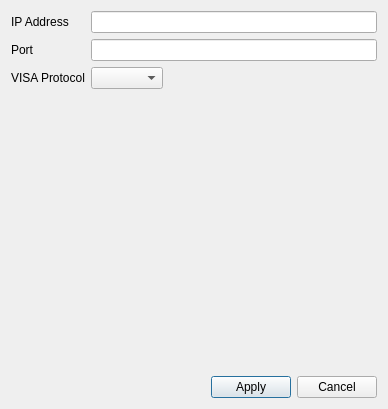
<?xml version="1.0" encoding="UTF-8"?>
<ui version="4.0">
 <class>CommunicationAddressConfigure</class>
 <widget class="QDialog" name="CommunicationAddressConfigure">
  <property name="geometry">
   <rect>
    <x>0</x>
    <y>0</y>
    <width>388</width>
    <height>409</height>
   </rect>
  </property>
  <property name="windowTitle">
   <string>Protocol  Configure</string>
  </property>
  <property name="windowIcon">
   <iconset resource="visainstrumentcontrolassistant.qrc">
    <normaloff>:/Icon/Resource/system_configuration.png</normaloff>:/Icon/Resource/system_configuration.png</iconset>
  </property>
  <layout class="QGridLayout" name="gridLayout">
   <item row="0" column="0">
    <layout class="QVBoxLayout" name="verticalLayout">
     <item>
      <layout class="QFormLayout" name="formLayout">
       <item row="0" column="0">
        <widget class="QLabel" name="label">
         <property name="text">
          <string>IP Address</string>
         </property>
        </widget>
       </item>
       <item row="0" column="1">
        <widget class="QLineEdit" name="lineEdit_IPAddress"/>
       </item>
       <item row="1" column="0">
        <widget class="QLabel" name="label_2">
         <property name="text">
          <string>Port</string>
         </property>
        </widget>
       </item>
       <item row="1" column="1">
        <widget class="QLineEdit" name="lineEdit_Port"/>
       </item>
       <item row="2" column="0">
        <widget class="QLabel" name="label_3">
         <property name="text">
          <string>VISA Protocol</string>
         </property>
        </widget>
       </item>
       <item row="2" column="1">
        <layout class="QHBoxLayout" name="horizontalLayout_2">
         <item>
          <widget class="QComboBox" name="comboBox"/>
         </item>
         <item>
          <spacer name="horizontalSpacer_2">
           <property name="orientation">
            <enum>Qt::Horizontal</enum>
           </property>
           <property name="sizeHint" stdset="0">
            <size>
             <width>40</width>
             <height>20</height>
            </size>
           </property>
          </spacer>
         </item>
        </layout>
       </item>
      </layout>
     </item>
     <item>
      <layout class="QHBoxLayout" name="horizontalLayout">
       <item>
        <spacer name="horizontalSpacer">
         <property name="orientation">
          <enum>Qt::Horizontal</enum>
         </property>
         <property name="sizeHint" stdset="0">
          <size>
           <width>40</width>
           <height>20</height>
          </size>
         </property>
        </spacer>
       </item>
       <item>
        <widget class="QPushButton" name="pushButton_2">
         <property name="text">
          <string>Apply</string>
         </property>
        </widget>
       </item>
       <item>
        <widget class="QPushButton" name="pushButton">
         <property name="text">
          <string>Cancel</string>
         </property>
        </widget>
       </item>
      </layout>
     </item>
    </layout>
   </item>
  </layout>
 </widget>
 <layoutdefault spacing="6" margin="11"/>
 <resources>
  <include location="visainstrumentcontrolassistant.qrc"/>
 </resources>
 <connections/>
</ui>
